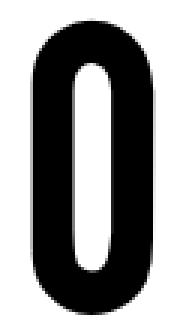
#> input picture SourceCode/license_plate_recognition/Train/0/0_1 - Copy (2).PNG, 65 x 111 px, found by its file name (shown 3 times larger); its folder holds only this picture in this run
$ python GenData.py
#> lines starting #> are read from the running program, lines starting #| are printed output that depends on the picture; after the words box and inside, x2 and y2 are one past the last pixel; in counts of white or black regions, pixels touching at a corner belong together
# GenData.py

import sys
import numpy as np
import cv2
import os
from skimage.morphology import skeletonize
from skimage import data
from skimage.util import invert
import skimage.segmentation as seg
from skimage.segmentation import mark_boundaries
# module level variables ##########################################################################
MIN_CONTOUR_AREA = 4000

RESIZED_IMAGE_WIDTH = 20
RESIZED_IMAGE_HEIGHT = 30

###################################################################################################
def main():
    intClassifications = []
    npaFlattenedImages =  np.empty((0, RESIZED_IMAGE_WIDTH * RESIZED_IMAGE_HEIGHT))
    super_path_new_data = "Train"
    kernel = np.ones((4,4),np.uint8)
    kernel_1=np.ones((2,2),np.uint8)
    for f in os.listdir(super_path_new_data):
      name = f
      # print(name)
      sub_path_new_data = super_path_new_data + '\\'+ name + '\\'
      length=len(os.listdir(sub_path_new_data))

      for img in os.listdir(sub_path_new_data):
        image_path=sub_path_new_data+img
        # print(image_path)
        imgTrainingNumbers = cv2.imread(image_path)            # read in training numbers image
#> imgTrainingNumbers is the input picture: shape (111, 65, 3); min 0, max 255, mean 157
        imgTrainingNumbers=cv2.resize(imgTrainingNumbers,(150,200))
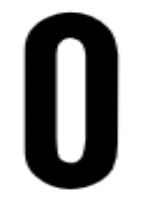
#> imgTrainingNumbers: shape (200, 150, 3); min 0, max 255, mean 156.9

        if imgTrainingNumbers is None:                          # if image was not read successfully
          print("error: image not read from file \n\n")        # print error message to std out
          os.system("pause")                                  # pause so user can see error message
          return                                              # and exit function (which exits program)
    # end if
        # cv2.imshow('',imgTrainingNumbers)

        imgGray = cv2.cvtColor(imgTrainingNumbers, cv2.COLOR_BGR2GRAY)          # get grayscale image
        imgBlurred = cv2.GaussianBlur(imgGray, (1,1), 0)                        # blur
        # cv2.imshow(',',imgBlurred)

        ret,imgThresh = cv2.threshold(imgBlurred,0,255,cv2.THRESH_BINARY_INV+cv2.THRESH_OTSU)
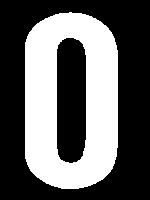
#> imgThresh: shape (200, 150); 38.4% white; 1 white region
#> ret = 128

        imgThreshCopy = imgThresh.copy()        # make a copy of the thresh image, this in necessary b/c findContours modifies the image


        npaContours, npaHierarchy = cv2.findContours(imgThreshCopy,        # input image, make sure to use a copy since the function will modify this image in the course of finding contours
                                                 cv2.RETR_EXTERNAL,                 # retrieve the outermost contours only
                                                 cv2.CHAIN_APPROX_SIMPLE)           # compress horizontal, vertical, and diagonal segments and leave only their end points
#> npaContours = 1 contour; box (x1, y1, x2, y2) and area: (25, 12, 118, 189) 14690; npaHierarchy = [[-1, -1, -1, -1]]

                                # declare empty numpy array, we will use this to write to file later
                                # zero rows, enough cols to hold all image data


                # declare empty classifications list, this will be our list of how we are classifying our chars from user input, we will write to file at the end

                                    # possible chars we are interested in are digits 0 through 9, put these in list intValidChars
        intValidChars = [ord('0'), ord('1'), ord('2'), ord('3'), ord('4'), ord('5'), ord('6'), ord('7'), ord('8'), ord('9'),
                          ord('A'), ord('B'), ord('C'), ord('D'), ord('E'), ord('F'), ord('G'), ord('H'), ord('I'), ord('J'),
                          ord('K'), ord('L'), ord('M'), ord('N'), ord('O'), ord('P'), ord('Q'), ord('R'), ord('S'), ord('T'),
                          ord('U'), ord('V'), ord('W'), ord('X'), ord('Y'), ord('Z')]

        for npaContour in npaContours:                          # for each contour
          if cv2.contourArea(npaContour) > MIN_CONTOUR_AREA:          # if contour is big enough to consider
            [intX, intY, intW, intH] = cv2.boundingRect(npaContour)         # get and break out bounding rect

                                                # draw rectangle around each contour as we ask user for input
            cv2.rectangle(imgTrainingNumbers,           # draw rectangle on original training image
                          (intX, intY),                 # upper left corner
                          (intX+intW,intY+intH),        # lower right corner
                          (0, 0, 255),                  # red
                          2)                            # thickness

            # skel = cv2.dilate(skel,kernel_1,iterations = 2)
            # skel = cv2.morphologyEx(skel, cv2.MORPH_CLOSE, kernel)

            imgROI = imgThresh[intY:intY+intH, intX:intX+intW]                                  # crop char out of threshold image
            imgROIResized = cv2.resize(imgROI, (RESIZED_IMAGE_WIDTH, RESIZED_IMAGE_HEIGHT))     # resize image, this will be more consistent for recognition and storage

            # cv2.imshow("imgROI", imgROI)                    # show cropped out char for reference
            # cv2.moveWindow('imgROI', 240, 240)
            # cv2.imshow("imgROIResized", imgROIResized)      # show resized image for reference
            # cv2.moveWindow('imgROIResized', 480, 240)
            # cv2.imshow("imgTrainingNumbers", imgTrainingNumbers)      # show training numbers image, this will now have red rectangles drawn on it
            # cv2.moveWindow('imgTrainingNumbers', 700, 240)
            # cv2.waitKey()
            intChar = ord(name)
            # cv2.destroyAllWindows()                     # get key press
            # print(intChar)
            if intChar == 27:                   # if esc key was pressed
                sys.exit()                      # exit program
            elif intChar in intValidChars:      # else if the char is in the list of chars we are looking for . . .

                intClassifications.append(intChar)                                               # append classification char to integer list of chars (we will convert to float later before writing to file)
                npaFlattenedImage = imgROIResized.reshape((1, RESIZED_IMAGE_WIDTH * RESIZED_IMAGE_HEIGHT))  # flatten image to 1d numpy array so we can write to file later
                npaFlattenedImages = np.append(npaFlattenedImages, npaFlattenedImage, 0)                    # add current flattened impage numpy array to list of flattened image numpy arrays
#> this loop made 1 pass
#> (intX, intY, intW, intH, intChar) on pass 1: (25, 12, 93, 177, 48)
#> pass 1, in main, `imgROI = imgThresh[intY:intY+intH, intX:intX+intW]`:
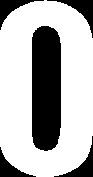
#> imgROI: shape (177, 93); 69.9% white; 5 black regions, box (x1, y1, x2, y2) and area: (32, 26, 61, 151) 3399, (47, 0, 93, 38) 437, (54, 136, 93, 177) 396, (0, 0, 44, 30) 367, (0, 147, 36, 177) 349
#> pass 1, in main, `imgROIResized = cv2.resize(imgROI, (RESIZED_IMAGE_WIDTH, RESIZED_IMAGE..`:
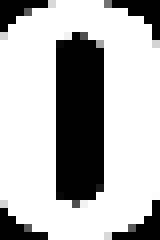
#> imgROIResized: shape (30, 20) (shown 8 times larger); min 0, max 255, mean 180.6
#> after the loop:
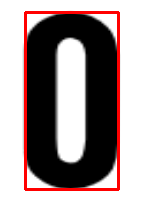
#> imgTrainingNumbers: shape (200, 150, 3); 5.39% of pixels changed, all inside (x1, y1, x2, y2) = (24, 11, 120, 191)
#> after the loop, intClassifications = [48]
#> pass 2 of the loop in main, `for f in os.listdir(super_path_new_data):`:
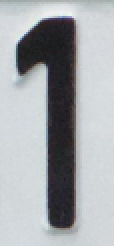
#> input picture SourceCode/license_plate_recognition/Train/1/1_1 - Copy (2).PNG, 57 x 123 px, found by its file name (shown 2 times larger)
#> in main, imgTrainingNumbers is the input picture: shape (123, 57, 3); mean B, G, R 171.5, 168.2, 165
#> in main, `ret,imgThresh = cv2.threshold(imgBlurred,0,255,cv2.THRESH_BINARY_INV+c..`:
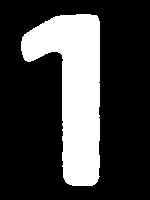
#> imgThresh: shape (200, 150); 25.6% white; 1 white region
#> ret = 127
#> npaContours = 1 contour; box (x1, y1, x2, y2) and area: (21, 14, 100, 186) 7448
#> the loop in main, `for npaContour in npaContours:` made 1 pass
#> (intX, intY, intW, intH, intChar) on pass 1: (21, 14, 79, 172, 49)
#> after the loop in main, `for npaContour in npaContours:`:
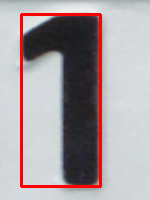
#> imgTrainingNumbers: shape (200, 150, 3); mean B, G, R 162.3, 159.1, 168.8
#> after the loop in main, `for npaContour in npaContours:`: intClassifications = [48, 49]

    fltClassifications = np.array(intClassifications, np.float32)                   # convert classifications list of ints to numpy array of floats
#> fltClassifications = [48, 49]

    npaClassifications = fltClassifications.reshape((fltClassifications.size, 1))   # flatten numpy array of floats to 1d so we can write to file later
#> npaClassifications = [48, 49]
    print(npaClassifications.shape)
#| (2, 1)
    print(npaFlattenedImages.shape)
#| (2, 600)
    print("\n\ntraining complete !!\n")

    np.savetxt("classifications.txt", npaClassifications)           # write flattened images to file
    np.savetxt("flattened_images.txt", npaFlattenedImages)          #

    cv2.destroyAllWindows()             # remove windows from memory

    return

###################################################################################################
if __name__ == "__main__":
    main()
# end if
